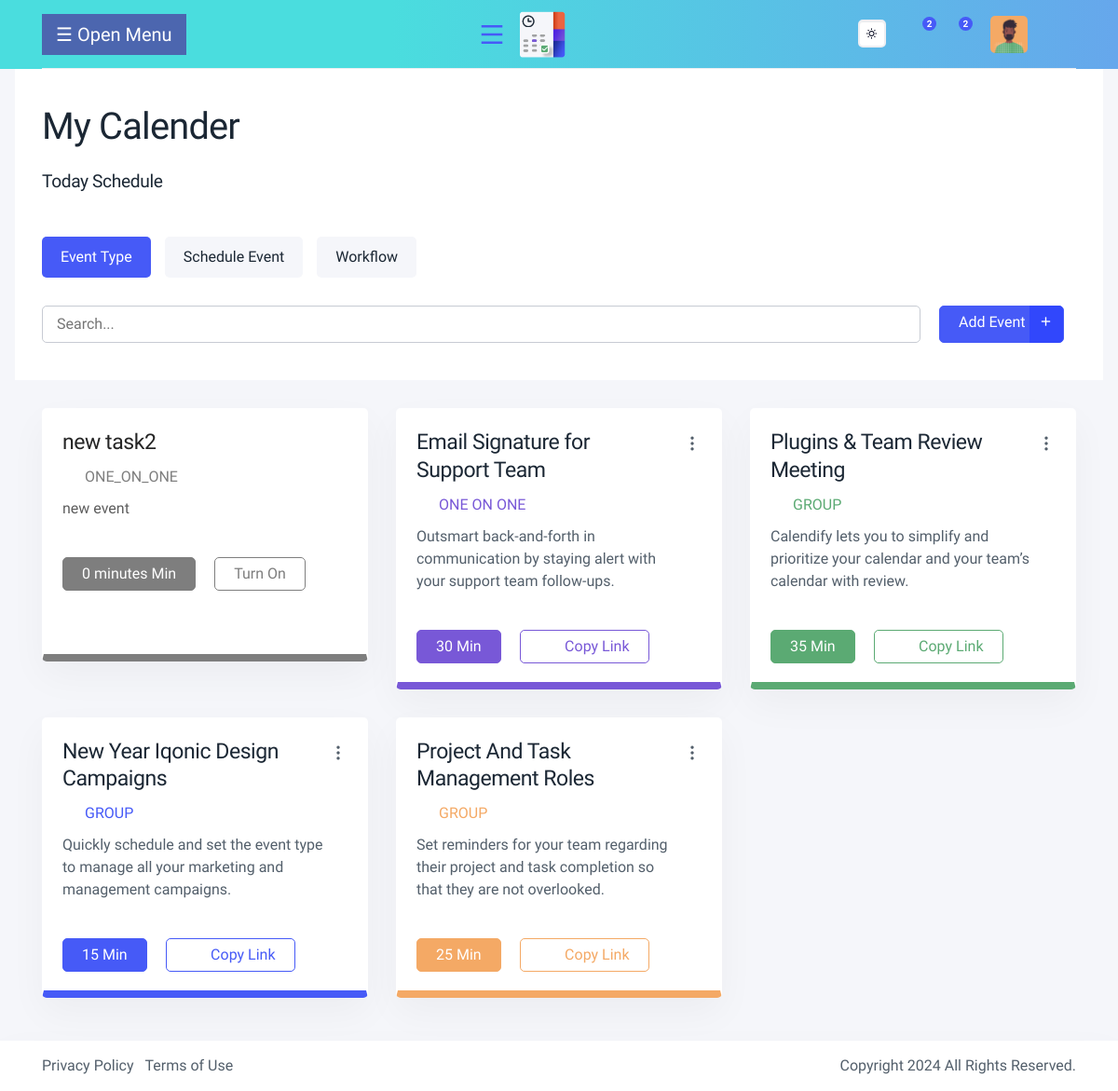
/dashboard/, run on the app's committed database.
### schedule/models.py (models this page shows)
class Teacher_events(models.Model):
    title = models.CharField(max_length=255, null=True, blank=True)
    description = models.TextField(null=True, blank=True)
    url = models.URLField(null=True, blank=True)
    type = models.CharField(max_length=100, null=True, blank=True)  # Renamed to lowercase
    start = models.DateTimeField(null=True, blank=True)
    end = models.DateTimeField(null=True, blank=True)
    color = models.CharField(max_length=7, default='#000000')  # HEX color code
    created_at = models.DateTimeField(auto_now_add=True)
    updated_at = models.DateTimeField(auto_now=True)
    def __str__(self):
        return self.title or 'Teacher Event'

### schedule/views.py (the view)
# urls.py: path('dashboard/', views.dashboard, name='dashboard'),
def dashboard(request):
    t_events = Teacher_events.objects.all()
    print(t_events)  # Check if events are correctly retrieved
    context = {'t_events': t_events}
    return render(request, 'teacher_dashboard.html', context)

### templates/teacher_dashboard.html (shortened to what this page needs)
{% include './t_header.html' %}
<div class="content-page " id="main" >
    <div class="content-top mt-5">
        <div class="container  mt-5" >
            <div class="row">
                <div class="col-lg-12 mb-3">
                    <div class="d-flex align-items-center justify-content-between">
                        <div class="navbar-breadcrumb">
                            <h1 class="mb-1">My Calender</h1>
                        </div>
                    </div>
                </div>
                <div class="col-lg-12 mb-3">
        <h5>Today Schedule</h5><br />
                </div>
                <div class="col-lg-10 col-md-8">
                    <ul class="d-flex nav nav-pills mb-4 text-center event-tab" id="event-pills-tab" role="tablist">
                        <li class="nav-item">
                            <a id="view-btn" class="nav-link active show" data-toggle="pill" href="#event1" data-extra="#search-with-button" role="tab" aria-selected="true">Event Type</a>
                        </li>
                        <li class="nav-item">
                            <a id="view-schedule" class="nav-link" data-toggle="pill" href="#event2" data-extra="#view-event" role="tab" aria-selected="false">Schedule Event</a>
                        </li>
                        <li class="nav-item">
                            <a id="view-workflow" class="nav-link" data-toggle="pill" href="#event3" data-extra="#view-data" role="tab" aria-selected="false">Workflow</a>
                        </li>
                    </ul>
                </div>
            </div>
            <div class="tab-extra active" id="search-with-button">
                <div class="d-flex flex-wrap align-items-center mb-4">
                    <div class="iq-search-bar search-device mb-0 pr-3">
                        <form action="#" class="searchbox">
                            <input type="text" class="text search-input" placeholder="Search...">
                        </form>
                    </div>
                    <div class="float-sm-right"><a href="{% url 't_page_eventadd' %}" class="btn btn-primary pr-5 position-relative" style="height: 40px;">Add Event<span class="event-add-btn" style="height: 40px;"><i class="ri-add-line"></i></span></a></div>
                </div>
            </div>
        </div>
    </div>
    <div class="container">
        <div class="row">
            <div class="col-lg-12">
                <div class="event-content">
                    <div id="event1" class="tab-pane fade active show">
                        <div class="row">
                            {% for event in t_events %}
                            <div class="col-lg-4 col-md-6 mb-4">
                                <div class="card card-block card-stretch card-height">
                                    <div class="card-body rounded event-detail event-detail-danger disabled">
                                        <div class="d-flex align-items-top justify-content-between">
                                            <div>
                                                <h4 class="mb-2 mr-4">{{ event.title }}</h4>
                                                <p class="mb-2 text-danger font-weight-500 text-uppercase">
                                                    <i class="las la-user pr-2"></i>{{ event.type }}
                                                </p>
                                                <p class="mb-3 card-description">{{ event.description }}</p>
                                                <div class="d-flex align-items-center pt-3">
                                                    <a href="#" class="btn btn-danger mr-3 px-xl-3">
                                                        {{ event.end|timeuntil:event.start }} Min
                                                    </a>
                                                    <a href="#" class="btn btn-outline-danger turn-on px-xl-3">Turn On</a>
                                                </div>
                                            </div>
                                        </div>
                                    </div>
                                </div>
                            </div>
                            {% empty %}
                            <div class="col-12 text-center">
                                <p>No events found.</p>
                            </div>
                            {% endfor %}
                            <div class="col-lg-4 col-md-6">
                                <div class="card card-block card-stretch card-height">
                                    <div class="card-body rounded event-detail event-detail-info">
                                        <div class="d-flex align-items-top justify-content-between">
                                            <div>
                                                <h4 class="mb-2 mr-4">Email Signature for Support Team</h4>
                                                <p class="mb-2 text-info font-weight-500 text-uppercase"><i class="las la-user pr-2"></i>One On One</p>
                                                <p class="mb-3 card-description">Outsmart back-and-forth in communication by staying alert with your support team follow-ups.</p>
                                                <div class="d-flex align-items-center pt-3">
                                                    <a href="#" class="btn btn-info mr-3 px-xl-3">30 Min</a>
                                                    <a href="#" class="btn btn-outline-info copy px-xl-3" data-extra-toggle="copy" title="Copy to clipboard" data-toggle="tooltip"><i class="las la-link pr-2"></i>Copy Link</a>
                                                </div>
                                            </div>
                                            <div class="card-header-toolbar mt-1">
                                                <div class="dropdown">
                                                    <span class="dropdown-toggle" id="dropdownMenuButton02" data-toggle="dropdown">
                                                        <i class="ri-more-2-fill"></i>
                                                    </span>
                                                </div>
                                            </div>
                                        </div>
                                    </div>
                                </div>
                            </div>
                            <div class="col-lg-4 col-md-6">
                                <div class="card card-block card-stretch card-height">
                                    <div class="card-body rounded event-detail event-detail-success">
                                        <div class="d-flex align-items-top justify-content-between">
                                            <div>
                                                <h4 class="mb-2 mr-4">Plugins & Team Review Meeting</h4>
                                                <p class="mb-2 text-success font-weight-500 text-uppercase"><i class="las la-user-friends pr-2"></i>Group</p>
                                                <p class="mb-3 card-description">Calendify lets you to simplify and prioritize your calendar and your team’s calendar with review. </p>
                                                <div class="d-flex align-items-center pt-3">
                                                    <a href="#" class="btn btn-success mr-3 px-xl-3">35 Min</a>
                                                    <a href="#" class="btn btn-outline-success copy px-xl-3" data-extra-toggle="copy" title="Copy to clipboard" data-toggle="tooltip"><i class="las la-link pr-2"></i>Copy Link</a>
                                                </div>
                                            </div>
                                            <div class="card-header-toolbar mt-1">
                                                <div class="dropdown">
                                                    <span class="dropdown-toggle" id="dropdownMenuButton03" data-toggle="dropdown">
                                                        <i class="ri-more-2-fill"></i>
                                                    </span>
                                                </div>
                                            </div>
                                        </div>
                                    </div>
                                </div>
                            </div>
                            <div class="col-lg-4 col-md-6">
                                <div class="card card-block card-stretch card-height">
                                    <div class="card-body rounded event-detail event-detail-primary">
                                        <div class="d-flex align-items-top justify-content-between">
                                            <div>
                                                <h4 class="mb-2 mr-4">New Year Iqonic Design Campaigns</h4>
                                                <p class="mb-2 text-primary font-weight-500 text-uppercase"><i class="las la-user-friends pr-2"></i>Group</p>
                                                <p class="mb-3 card-description">Quickly schedule and set the event type to manage all your marketing and management campaigns. </p>
                                                <div class="d-flex align-items-center pt-3">
                                                    <a href="#" class="btn btn-primary mr-3 px-xl-3">15 Min</a>
                                                    <a href="#" class="btn btn-outline-primary copy px-xl-3" data-extra-toggle="copy" title="Copy to clipboard" data-toggle="tooltip"><i class="las la-link pr-2"></i>Copy Link</a>
                                                </div>
                                            </div>
                                            <div class="card-header-toolbar mt-1">
                                                <div class="dropdown">
                                                    <span class="dropdown-toggle" id="dropdownMenuButton4" data-toggle="dropdown">
                                                        <i class="ri-more-2-fill"></i>
                                                    </span>
                                                </div>
                                            </div>
                                        </div>
                                    </div>
                                </div>
                            </div>
                            <div class="col-lg-4 col-md-6">
                                <div class="card card-block card-stretch card-height">
                                    <div class="card-body rounded event-detail event-detail-warning">
                                        <div class="d-flex align-items-top justify-content-between">
                                            <div>
                                                <h4 class="mb-2 mr-4">Project And Task Management Roles</h4>
                                                <p class="mb-2 text-warning font-weight-500 text-uppercase"><i class="las la-user-friends pr-2"></i>Group</p>
                                                <p class="mb-3 card-description">Set reminders for your team regarding their project and task completion so that they are not overlooked. </p>
                                                <div class="d-flex align-items-center pt-3">
                                                    <a href="#" class="btn btn-warning mr-3 px-xl-3">25 Min</a>
                                                    <a href="#" class="btn btn-outline-warning copy px-xl-3" data-extra-toggle="copy" title="Copy to clipboard" data-toggle="tooltip"><i class="las la-link pr-2"></i>Copy Link</a>
                                                </div>
                                            </div>
                                            <div class="card-header-toolbar mt-1">
                                                <div class="dropdown">
                                                    <span class="dropdown-toggle" id="dropdownMenuButton5" data-toggle="dropdown">
                                                        <i class="ri-more-2-fill"></i>
                                                    </span>
                                                </div>
                                            </div>
                                        </div>
                                    </div>
                                </div>
                            </div>
                        </div>
                    </div>
                </div>
            </div>
        </div>
    </div>
      </div>
       {% include './footer.html' %}

### static/css/big.css (style rules this page uses)
#main { transition: margin-left 0.3s; padding: 16px; }

### data on the page
Teacher_events: title "new task2", type "ONE_ON_ONE", description "new event", end "0 minutes"
